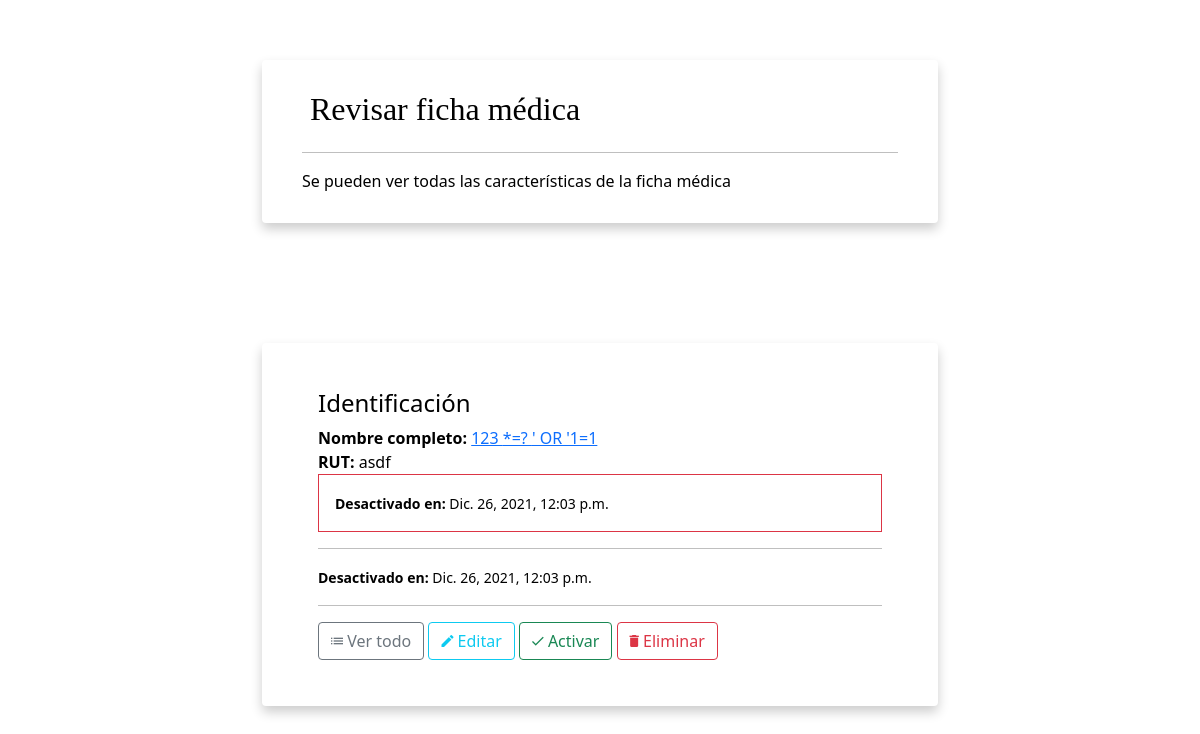
Screenshot of /ver_ficha_medica/31/ (signed in) with the database file from the repository.
### personas/models.py (models this page shows, shortened)
class Persona(models.Model):
    primer_nombre = models.CharField(max_length=50, verbose_name='Primer nombre', help_text='')
    otros_nombres = models.CharField(max_length=50, null=True, blank=True, verbose_name='Otros nombres', help_text='')
    apellido_paterno = models.CharField(max_length=50, verbose_name='Apellido paterno', help_text='')
    apellido_materno = models.CharField(max_length=50, verbose_name='Apellido materno', help_text='')
    invertir_apellidos = models.BooleanField(default=False, null=True, blank=True, verbose_name='Invertir apellidos', help_text='Esta opción permite poner el apellido materno antes del apellido paterno.')
    nombre_completo = models.CharField(max_length=250, null=True, blank=True, verbose_name='Nombre completo', help_text='')
    rut = models.CharField(max_length=10, null=True, blank=True, verbose_name='Rut', help_text='Rut con dígito verificador. Formato: 12345678-9')
    estado_civil = models.CharField(max_length=50, null=True, blank=True, verbose_name='Estado Civil', help_text='')
    fecha_nac = models.DateField(null=True, blank=True, verbose_name='Fecha de nacimiento', help_text='')
    fono_fijo = models.CharField(max_length=10, null=True, blank=True, verbose_name='Teléfono Fijo', help_text='Formato: 12 3456 7890')
    fono_movil1 = models.CharField(max_length=9, null=True, blank=True, verbose_name='Teléfono Móvil 1', help_text='Formato: 9 1234 5678')
    fono_movil2 = models.CharField(max_length=9, null=True, blank=True, verbose_name='Teléfono Móvil 2', help_text='Formato: 9 1234 5678')
    email  = models.EmailField(max_length=250, null=True, blank=True, verbose_name='Email')
    direccion = models.TextField(null=True, blank=True, verbose_name='Dirección', help_text='')
    ciudad = models.CharField(max_length=50, null=True, blank=True, verbose_name='Ciudad', help_text='')
    observaciones = models.TextField(null=True, blank=True, verbose_name='Observaciones', help_text='Escriba sus observaciones.')
    activo  = models.BooleanField(null=True, blank=True, default=True, verbose_name='Activo')
    created = models.DateTimeField(auto_now_add=True, null=True, blank=True, verbose_name='Fecha de creación')
    updated = models.DateTimeField(auto_now=True, null=True, blank=True, verbose_name='Fecha de última modificación')
    deleted = models.DateTimeField(null=True, blank=True, verbose_name='Fecha de desactivación')
    class Meta:
        verbose_name = 'Persona'
        verbose_name_plural = 'Personas'
        ordering = ['-id']

### personas/views.py (the view)
# urls.py: path('ver_ficha_medica/<int:id>/', personas.views.persona_ver, name='persona_ver'),
@login_required(login_url='entrar')
def persona_ver(request, id, *args, **kwargs):
    itemObj = Persona.objects.get(id=id)
    context = {
        'page' : 'Revisar ficha médica',
        'description' : 'Se pueden ver todas las características de la ficha médica',
        'singular' : 'ficha médica',
        'plural' : 'fichas médicas',
        'url_activo_index' :'persona_index',
        'url_inactivo_index' : 'persona_inactivo_index',
        'url_crear' : 'persona_crear',
        'url_ver' : 'persona_ver',
        'url_editar' : 'persona_editar',
        'url_desactivar' : 'persona_desactivar',
        'url_activar' : 'persona_activar',
        'url_eliminar' : 'persona_eliminar',
        'asdf' : asdf,
        'item': itemObj
    }
    return render(request, 'personas/persona_ver.html', context)

### personas/templates/personas/persona_ver.html (shortened to what this page needs)
{% extends "base.html" %}
{% load static %}
{% block content %}
      <div class="card page-header">
        <h2 class="page-title"> {{ page }}</h2>
        <hr/>
        <p class="card-text">{{ description }}</p>
      </div>
      <div class="page-content">
        <div class="row">
          <div class="col-md-12">
            <div class="card">
              <div class="card-body">
                <h4 class="card-title">Identificación</h4>
                  {% if item.invertir_apellidos == False %}
                    {% if item.primer_nombre %}
                      <div><strong>Nombre completo:</strong>
                        <a href="{% url url_ver item.id %}">{{ item.primer_nombre }} {% if item.otros_nombres %} {{ item.otros_nombres }} {% endif %} {{ item.apellido_paterno }} {{ item.apellido_materno }}</a>
                      {% if item.activo == True %}
                        <span class="badge badge-success">Activo</span>
                      {% else %}
                        <span class="badge badge-warning">Inactivo</span>
                      {% endif %}
                      </div>
                    {% endif %}
                  {% endif %}
                  {% if item.rut %}
                    <div><strong>RUT:</strong> {{ item.rut }}</div>
                  {% endif %}
                  {% if item.deleted != None %}<div class="card-body border border-danger"><small><strong>Desactivado en:</strong> {{item.deleted}} </small></div>{% endif %}
                {% if item.deleted != None %}<hr /><div><small><strong>Desactivado en:</strong> {{item.deleted}} </small></div>{% endif %}
                <div class="card-text text-right">
                  <hr/>
                  <a href="{% url url_activo_index %}" class="btn btn-outline-secondary btn-round waves-effect waves-classic" title="Ver todo">
                    <i class="icon md-view-list-alt" aria-hidden="true"></i> Ver todo</a>
                  <a href="{% url url_editar item.id %}" class="btn btn-outline-info btn-round waves-effect waves-classic" title="Editar">
                    <i class="icon md-edit" aria-hidden="true"></i> Editar</a>
                {% if item.activo == True %}
                  <a href="{% url url_desactivar item.id %}" class="btn btn-outline-warning btn-round btn-icon waves-effect waves-classic" title="Desactivar">
                    <i class="icon md-delete" aria-hidden="true"></i> Desactivar</a>
                {% else %}
                  <a href="{% url url_activar item.id %}" class="btn btn-outline-success btn-round btn-icon waves-effect waves-classic" title="Activar">
                    <i class="icon md-check" aria-hidden="true"></i> Activar</a>
                {% endif %}
                  <a href="{% url url_eliminar item.id %}" class="btn btn-outline-danger btn-round btn-icon waves-effect waves-classic" title="Eliminar">
                    <i class="icon md-delete" aria-hidden="true"></i> Eliminar</a>
                </div>
              </div>
            </div>
          </div>
        </div>
      </div>
{% endblock content %}

### static/css/style.css (style rules this page uses)
body { color: #000; overflow-x: hidden; height: 100%; background-repeat: no-repeat; background-size: 100% 100%; }
.card { padding: 30px 40px; margin-top: 60px; margin-bottom: 60px; border: none !important; box-shadow: 0 6px 12px 0 rgba(0, 0, 0, 0.2) }
h1, h2 { font-family: 'Bree Serif', serif; }

### rows the page displays
Persona: primer_nombre "123", apellido_paterno "*=?", apellido_materno "' OR '1=1", rut "asdf", deleted "Dic. 26, 2021, 12:03 p.m."

### other values shown
{{ page }} "Revisar ficha médica"
{{ description }} "Se pueden ver todas las características de la ficha médica"
